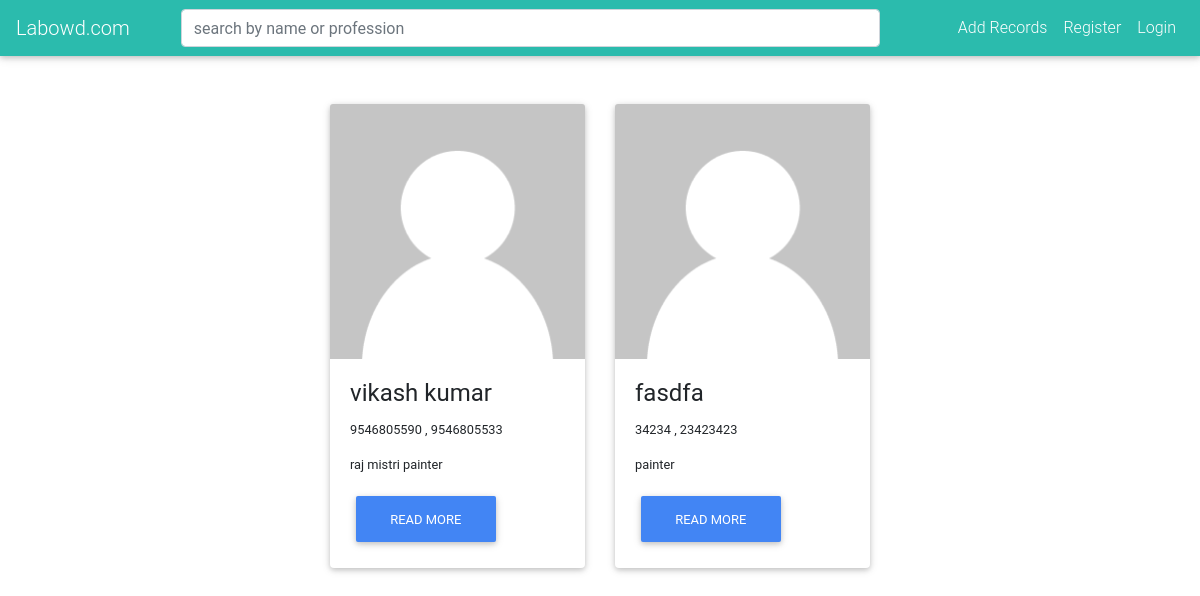
The page /search/ on the database as committed earlier.
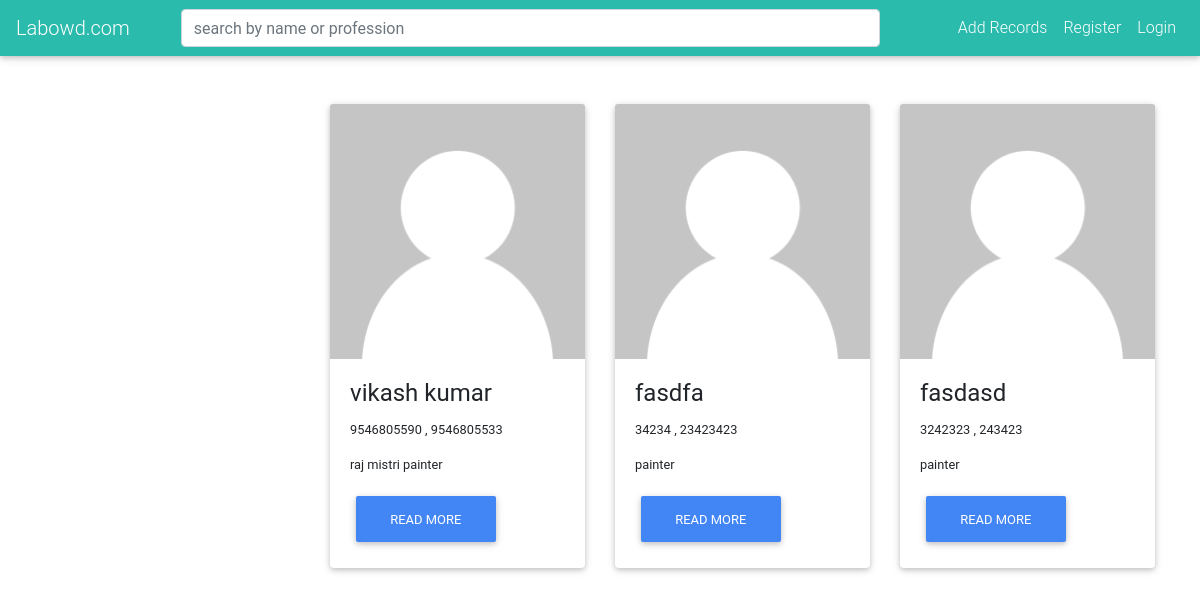
The same page on the database as committed later.
### public/models.py (models this page shows, shortened)
class Peoples(models.Model):
    name = models.CharField(max_length=200)
    category = models.ManyToManyField(Categories)
    contact = models.IntegerField(null=True)
    street = models.TextField()
    city = models.CharField(max_length=10,choices=CITY_CHOICE)
    state = models.CharField(max_length=10,choices=STATE_CHOICE)
    secondary_contact = models.IntegerField(null=True,blank=True)

class Categories(models.Model):
    cat_title = models.CharField(max_length=200)
    cat_description = models.TextField()
    cat_icon = models.CharField(max_length=25)
    cat_date_of_creation = models.DateTimeField(auto_now=True)

### public/views.py (the view)
# urls.py: path('search/',SearchListView.as_view(),name='search'),
class SearchListView(ListView):
    model = Peoples
    template_name = "search.html"
    def get_queryset(self):
        people = Peoples.objects.all()
        query = self.request.GET.get("search",None)
        if query:
            cond = Q(name__icontains=query) | Q(category__cat_title__icontains=query)
            return people.filter(cond)
        return people

### templates/search.html (shortened to what this page needs)
{% extends 'base.html' %}
{% block content %}
    <div class="container mt-5">
        <div class="row">
            <div class="col-lg-3">
            </div>
            <div class="col-lg-9">
                <div class="row">
                    {% for p in object_list %}
                        <div class="col-lg-4">
                            <div class="card">
                            {% load static %}
                                <img src="{% static 'default.png' %}" alt="" class="card-img-top">
                                <div class="card-body">
                                    <h4 class="card-title"><a>{{ p.name }}</a></h4>
                                    <p class="small">{{ p.contact }}
                                    {% if p.secondary_contact %}
                                        , {{ p.secondary_contact }}</p>
                                    {% endif %}
                                    <p class="small">
                                        {% for c in p.category.all %}
                                            {{ c.cat_title }}
                                        {% endfor %}
                                    </p>
                                    <a href="{% url 'item' p.id %}" class="btn btn-primary">Read More</a>
                                </div>
                            </div>
                        </div>
                    {% endfor %}
                </div>
            </div>
        </div>
    </div>
{% endblock %}

### templates/base.html (shortened to what this page needs)
<!DOCTYPE html>
<html lang="en">
<head>
    {% load static %}
    <link rel="stylesheet" href="{% static 'css/bootstrap.css' %}">
    <link rel="stylesheet" href="{% static 'css/mdb.css' %}">
</head>
<body>
<nav class="mb-1 navbar navbar-expand-lg navbar-dark default-color">
    <a class="navbar-brand" href="{% url 'homepage' %}">Labowd.com</a>
    <div class="collapse navbar-collapse" id="navbarSupportedContent-333">
        <form action="{% url 'search' %}" method="get" class="form-inline mx-auto">
            <input type="search" size="70" placeholder="search by name or profession" name="search" class="form-control">
        </form>
        <ul class="navbar-nav ml-auto nav-flex-icons">
            <li class="nav-item">
                <a class="nav-link" href="{% url 'addRecord' %}">Add Records</a>
                </li>
             {% if not request.user.is_authenticated %}
                    <li class="nav-item">
                    <a class="nav-link" href="{% url 'account_signup' %}">Register</a>
                    </li>
                    <li class="nav-item">
                    <a class="nav-link" href="{% url 'account_login' %}">Login</a>
                    </li>
                 {% else %}
                    <li class="nav-item">
                        <a href="{% url 'account_logout' %}" class="nav-link badge badge-danger mt-1 p-2">Logout</a>
                    </li>
                {% endif %}
       </ul>
    </div>
</nav>
{% block content %}
{% endblock %}
</body>
</html>

Rows that differ between the two databases and show on the page:
added Peoples: name "fasdasd", contact "3242323", secondary_contact "243423", Categories (cat_title "painter")
